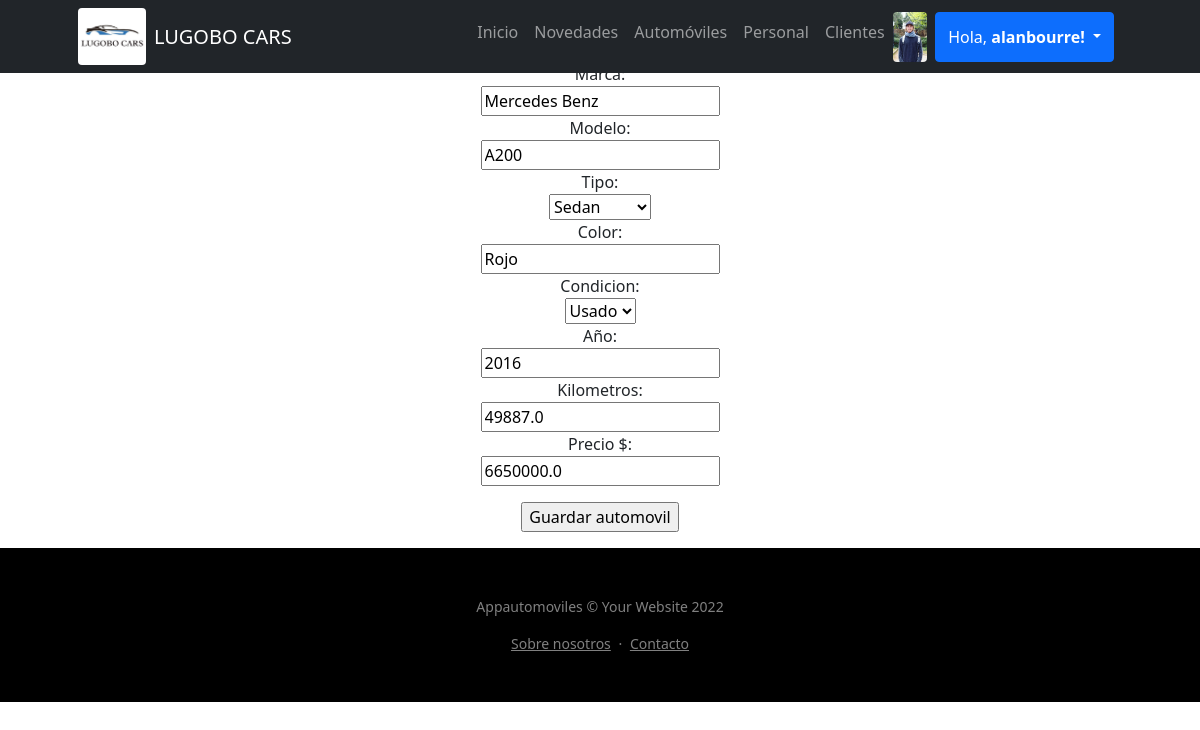
/Appautomoviles/editar_automovil/11 (signed in), run on an earlier commit of the app's database.
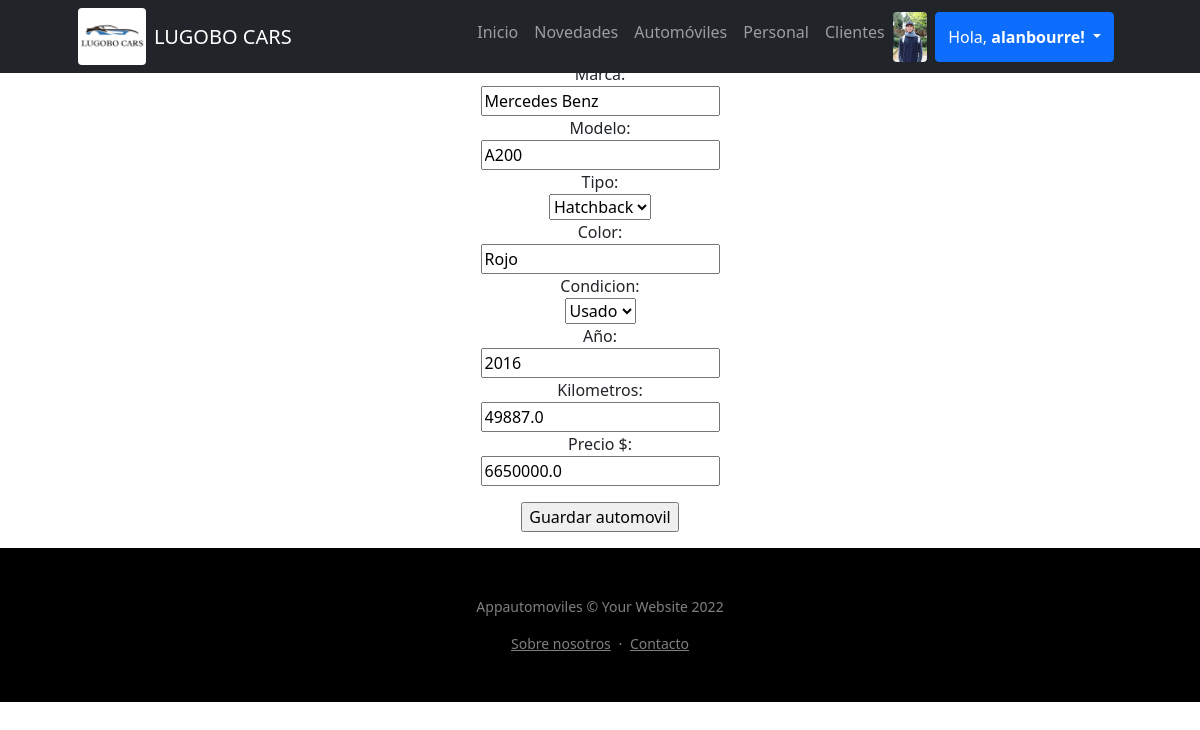
And on a later commit of the database.
### Appautomoviles/models.py (models this page shows)
class Automovil(models.Model):
    marca = models.CharField("Marca", max_length=20)
    modelo = models.CharField("Modelo", max_length=30)
    TIPOS = (
        (1, "Sedan"),
        (2, "Suv"),
        (3, "Hatchback"),
        (4, "Deportivo"),
        (5, "Van"),
        (6, "Pick up")
    )
    tipo = models.PositiveSmallIntegerField("Tipo", choices=TIPOS)
    color = models.CharField("Color", max_length=15)
    CONDICION = (
        (1, "Nuevo"),
        (2, "Usado"),
    )
    condicion = models.PositiveSmallIntegerField("Condicion", choices=CONDICION)
    anio = models.CharField("Año", max_length=4)
    kms = models.FloatField("Kilometros")
    precio = models.FloatField("Precio $")
    class Meta:
        verbose_name_plural = "Automoviles"

### Appautomoviles/views.py (the view, shortened to what this page needs)
# urls.py: path("editar_automovil/<auto_id>", views.editar_automovil, name="editar_automovil"),
@staff_member_required
def editar_automovil(request, auto_id):
    automovil = Automovil.objects.get(id=auto_id)
    formulario = FormAutomovil(initial= {"marca": automovil.marca, "modelo": automovil.modelo, "tipo": automovil.tipo,"color": automovil.color,"condicion": automovil.condicion,"anio": automovil.anio, "kms": automovil.kms, "precio": automovil.precio})
    contexto = {"form": formulario}
    return render(request, "Appautomoviles/formulario_automovil.html", contexto)

### Appautomoviles/forms.py
class FormAutomovil(ModelForm):
    class Meta():
        model = Automovil
        fields = ("marca", "modelo", "tipo", "color","condicion","anio","kms", "precio")

### Appautomoviles/templates/Appautomoviles/formulario_automovil.html (shortened to what this page needs)
{% extends "Appautomoviles/base.html" %}
{% load static %}
{% block contenidoPagina %}
<b><h2 class="text-center mt-3">Crear un automovil nuevo:</h2></b>
<form method="post">
    <form>
        <div class="mb-3 d-flex flex-column align-items-center">
            {{ form }}
            <input type="submit" class="mt-3" value="Guardar automovil">
        </div>
    </form>
</form>
{% endblock %}

What changed in the data, as far as the page shows it:
changed Automovil "Mercedes Benz": tipo "Sedan" → "Hatchback"
